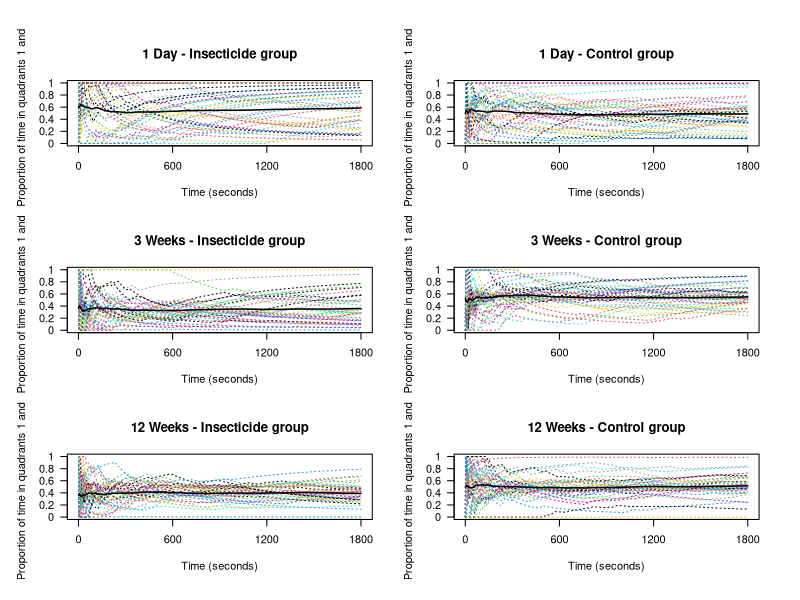

The R source for this figure:
###Code to createFig2RunningAvg
##create two working directory paths
#One containing the data
#inwd <- paste("/Users/dtracy198/Documents/GitHub/Laboratory/",
 #             "Inesfly_Paint_Bed_Bug_Trial/TABLES_GRAPHS","/Fig2RunningAvg",
  #            sep = "")
#A second for the location the file is saved. (image may be too large for git)
outwd <- ("/Users/jeniferpeterson/Desktop")

inwd <- paste("/Users/jeniferpeterson/Desktop/Laboratory/",
             "Inesfly_Paint_Bed_Bug_Trial/TABLES_GRAPHS","/Fig2RunningAvg",
            sep = "")
#A second for the location 

###FOR OTHERS DEPENDING ON YOUR HOME DIRECTORY SETTINGS
#homeDir <- path.expand('~')
#inwd<-paste(homeDir,"/Laboratory/Inesfly_Paint_Bed_Bug_Trial/TABLES_GRAPHS/Fig2RunningAvg", sep="")
#outwd<-paste(homeDir,"/Laboratory/Inesfly_Paint_Bed_Bug_Trial/TABLES_GRAPHS/Fig2RunningAvg", sep="")

#set the working director to bring in data
setwd(inwd)

##Bring in Data
#running averages of proportion of time quadrant 1 or 3 for all insects
ima.CVR2 <- read.csv("ima_CVR2.csv")
ima.CVR3 <- read.csv("ima_CVR3.csv")
ima.CVR4 <- read.csv("ima_CVR4.csv")

#running group average
ma.CompVidRep2 <- read.csv("ma_CompVidRep2.csv")
ma.control.CompVidRep2 <- read.csv("ma_control_CompVidRep2.csv")
ma.CompVidRep3 <- read.csv("ma_CompVidRep3.csv")
ma.control.CompVidRep3 <- read.csv("ma_control_CompVidRep3.csv")
#NOTE REP 4 is DAY 1 ; REP 1 VIDEOS WERE 
ma.CompVidRep4 <- read.csv("ma_CompVidRep4.csv")
ma.control.CompVidRep4 <- read.csv("ma_control_CompVidRep4.csv")

#######################Plot Individual Running Averages########################
setwd(outwd)

##select file type of output
#pdf("IndRrunning_avg.pdf", height = 9, width = 6)
jpeg("IndRrunning_avg.jpeg", height = 9, width = 6, res = 300,
     units = "in")
#tiff("IndRrunning_avg.tiff", height = 9, width = 6, res = 1081, 
#     units = "in")

#set graphing parameters
par(mfrow = c(3, 2), oma = c(1,1,2,1))

### Plot CompVidRep4 data (1 day)
#create blank plot for exposed insects
plot(x = c(1, 1800), y = c(0, 1), type = "n", xlab = "Time (seconds)",
     ylab = "Proportion of time in quadrants 1 and 3", 
     main = "1 Day - Insecticide group", xaxt = 'n', yaxt = 'n')
#create axis
axis( 2, at = c(0:5 / 5), las = 2,
      labels = as.character(c(0:5 / 5)))
axis( 1, at = c(0:3 * 600), labels = as.character(c(0:3 * 600)))
#create filter to select all exposed insects
filter <- which(ima.CVR4[,3] == 1)
#create loop to plot surival lines
for(i in 1:length(filter)){
  lines(x = 1:1800, y = ima.CVR4[filter[i], 3:1802], 
        col = i, lty = 3)
}
#plot the average of the exposed insects
lines(x = 1:1800, y = ma.CompVidRep4[,2], lty = 1, lwd = 1.5, col = 1)

##plot controls
#plot new blank plot
plot(x = c(1, 1800), y = c(0, 1), type = "n", xlab = "Time (seconds)",
     ylab = "Proportion of time in quadrants 1 and 3",
     main = "1 Day - Control group", xaxt = 'n', yaxt = 'n')
axis( 2, at = c(0:5 / 5), las = 2,
      labels = as.character(c(0:5 / 5)))
axis( 1, at = c(0:3 * 600), labels = as.character(c(0:3 * 600)))
filter <- which(ima.CVR4[,3] == 0)
for(i in 1:length(filter)){
  lines(x = 1:1800, y = ima.CVR4[filter[i], 3:1802], col = i, lty = 3)
}
lines(x = 1:1800, y = ma.control.CompVidRep4[,2], lty = 1, lwd = 1.5, col = 1)

### CompVidRep2 (3 Weeks)
#plot for exposed insects
plot(x = c(1, 1800), y = c(0, 1), type = "n", xlab = "Time (seconds)",
     ylab = "Proportion of time in quadrants 1 and 3",
     main = "3 Weeks - Insecticide group", xaxt = 'n', yaxt = 'n')
axis( 2, at = c(0:5 / 5), las = 2,
      labels = as.character(c(0:5 / 5)))
axis( 1, at = c(0:3 * 600), labels = as.character(c(0:3 * 600)))
filter <- which(ima.CVR2[,3] == 1)
for(i in 1:length(filter)){
  lines(x = 1:1800, y = ima.CVR2[filter[i], 3:1802], 
        col = i, lty = 3)
}#(ima.CompVidRep2[filter[i],2]+1)
lines(x = 1:1800, y = ma.CompVidRep2[,2], lty = 1, lwd = 1.5, col = 1)

#plot for control insects
plot(x = c(1, 1800), y = c(0, 1), type = "n", xlab = "Time (seconds)",
     ylab = "Proportion of time in quadrants 1 and 3",
     main = "3 Weeks - Control group", xaxt = 'n', yaxt = 'n')
axis( 2, at = c(0:5 / 5), las = 2,
      labels = as.character(c(0:5 / 5)))
axis( 1, at = c(0:3 * 600), labels = as.character(c(0:3 * 600)))
filter <- which(ima.CVR2[,3] == 0)
for(i in 1:length(filter)){
  lines(x = 1:1800, y = ima.CVR2[filter[i], 3:1802], col = i, lty = 3)
}
lines(x = 1:1800, y = ma.control.CompVidRep2[,2], lty = 1, lwd = 1.5, col = 1)

### CompVidRep3 (12 Weeks)
##plot exposed
plot(x = c(1, 1800), y = c(0, 1), type = "n", xlab = "Time (seconds)",
     ylab = "Proportion of time in quadrants 1 and 3",
     main = "12 Weeks - Insecticide group", xaxt = 'n', yaxt = 'n')
axis( 2, at = c(0:5 / 5), las = 2,
      labels = as.character(c(0:5 / 5)))
axis( 1, at = c(0:3 * 600), labels = as.character(c(0:3 * 600)))
filter <- which(ima.CVR3[,3] == 1)
for(i in 1:length(filter)){
  lines(x = 1:1800, y = ima.CVR3[filter[i], 3:1802], 
        col = i, lty = 3)
}#(ima.CompVidRep2[filter[i],2]+1)
lines(x = 1:1800, y = ma.CompVidRep3[,2], lty = 1, lwd = 1.5, col = 1)

##plot control
plot(x = c(1, 1800), y = c(0, 1), type = "n", xlab = "Time (seconds)",
     ylab = "Proportion of time in quadrants 1 and 3",
     main = "12 Weeks - Control group", xaxt = 'n', yaxt = 'n')
axis( 2, at = c(0:5 / 5), las = 2,
      labels = as.character(c(0:5 / 5)))
axis( 1, at = c(0:3 * 600), labels = as.character(c(0:3 * 600)))
filter <- which(ima.CVR3[,3] == 0)
for(i in 1:length(filter)){
  lines(x = 1:1800, y = ima.CVR3[filter[i], 3:1802], col = i, lty = 3)
}
lines(x = 1:1800, y = ma.control.CompVidRep3[,2], lty = 1, lwd = 1.5, col = 1)

##Add title
#mtext("Running Average of Proportion of Time that Individual ", side = 3, 
#      line = 0.3, outer = TRUE, cex = 1.2)
#mtext("Insects Spent on Quadrants 1 and 3", side = 3, 
 #     line = -1.2, outer = TRUE, cex = 1.2)
#save file type
dev.off()
